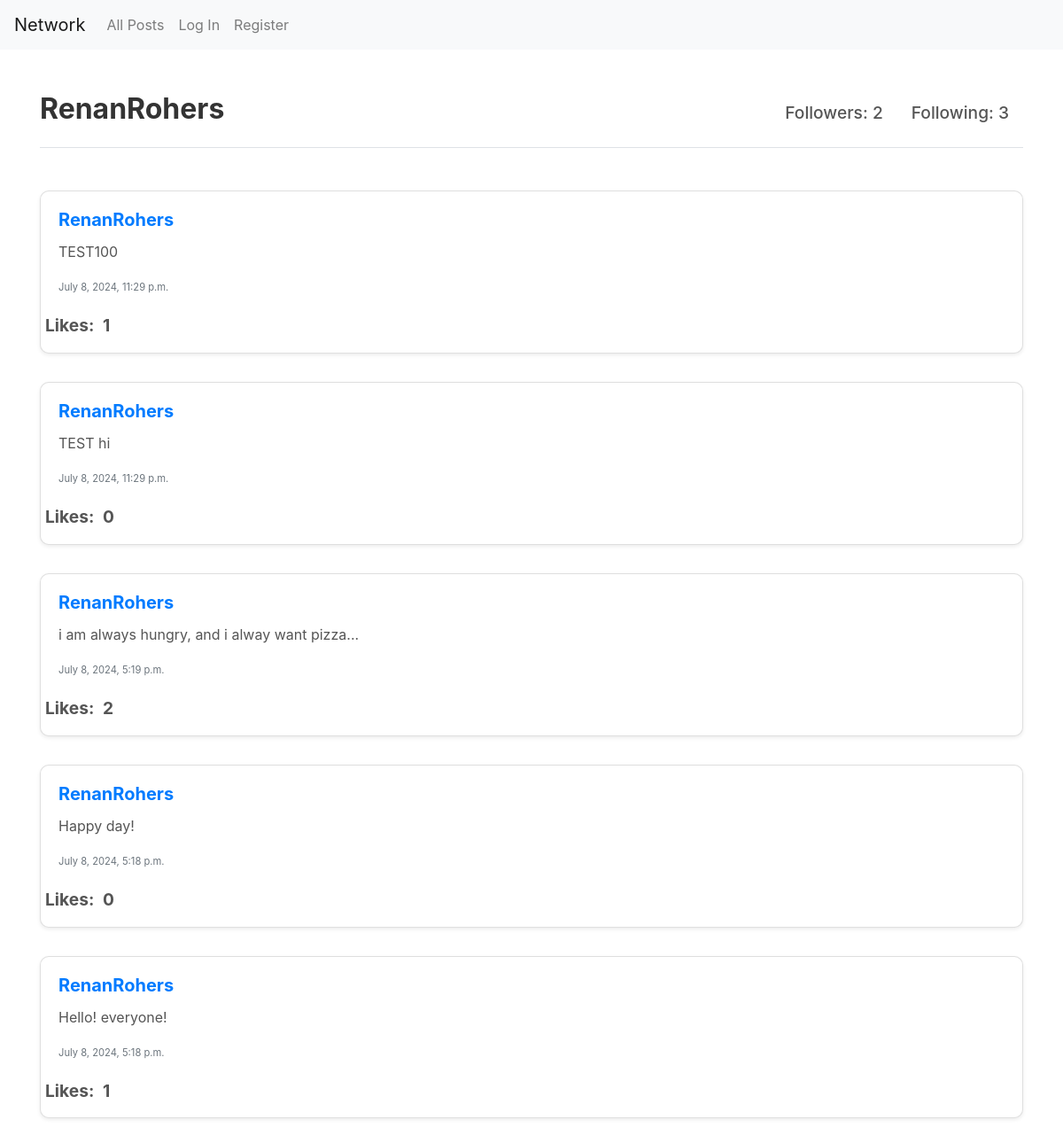
The app's page /profile/1 with its own data.
### network/models.py (models this page shows, shortened)
class User(AbstractUser):
    pass

class Post(models.Model):
    user = models.ForeignKey("User", on_delete=models.CASCADE, related_name="post_user")
    text = models.CharField(max_length=255)
    timestamp = models.DateTimeField(auto_now_add=True)

### network/views.py (the view)
# urls.py: path("profile/<int:id>", views.profile, name="profile"),
def profile(request,id):
    profile_user = User.objects.get(pk=id)
    all_posts = Post.objects.filter(user=profile_user).order_by("id").reverse()
    paginator = Paginator(all_posts,10)
    page_number = request.GET.get('page')
    page_posts = paginator.get_page(page_number)
    following = Follow.objects.filter(following_user = profile_user)
    followers = Follow.objects.filter(followed_user = profile_user)
    try:
        current_user = request.user
        follow = followers.filter(following_user = current_user)
    except:
        follow = None
    likes = Like.objects.all()
    liked_posts = []
    try:
        user = request.user
        for like in likes:
            if like.user == user:
                liked_posts.append(like.post)
    except:
        liked_posts = []
    return render(request,"network/profile.html",{
        "profile_user": profile_user,
        "page_posts": page_posts,
        "following": following,
        "followers": followers,
        "follow": follow,
        "liked_posts": liked_posts,
        "likes": likes
    })

### network/templates/network/profile.html (shortened to what this page needs)
{% extends "network/layout.html" %}
{% block body %}
<div class="container mt-5">
    <div class="profile-header d-flex justify-content-between align-items-center pb-3 border-bottom">
        <div>
            <h1 class="profile-username">{{ profile_user.username }}</h1>
        </div>
        <div class="d-flex">
            <h3 class="mx-3">Followers: {{ followers.count }}</h3>
            <h3 class="mx-3">Following: {{ following.count }}</h3>
        </div>
    </div>
</div>
    <div class="container mt-5">
        <div class="posts-container">
            {% for post in page_posts %}
                <div class="post-card card mb-3 shadow-sm">
                    <div id="post" class="card-body">
                        <h5 class="card-title"><a href="{% url 'profile' id=post.user.id %}">{{ post.user.username }}</a></h5>
                        <div id="text-container-{{ post.id }}">
                            <p class="card-text" id="post-text-{{ post.id }}">{{ post.text }}</p>
                        </div>
                        <p class="card-text text-muted"><small>{{ post.timestamp }}</small></p>
                    </div>
                    {% if user == post.user %}
                        <div class="text-right button-container">
                            <button class="btn btn-primary edit-button" data-post_id="{{ post.id }}">Edit</button>
                        </div>
                        <p class="like-count">Likes: <span class="like-count" id="like-count-{{ post.id }}">{{ post.liked_post.count }}</span></p>
                    {% else %}
                    <p class="like-count">Likes: <span class="like-count" id="like-count-{{ post.id }}">{{ post.liked_post.count }}</span></p>
                    {% endif %}
                </div>
            {% endfor %}
        </div>
        <div class="nav-container">
        </div>
    </div>
{% endblock %}

### network/static/network/styles.css (style rules this page uses)
.posts-container { display: flex; flex-direction: column; gap: 1rem; }
.post-card { border-radius: 10px; transition: transform 0.2s; }
.post-card .card-title { font-weight: bold; color: #333; }
.post-card .card-text { font-size: 1rem; color: #555; }
.post-card .text-muted { font-size: 0.875rem; }
.nav-container { display: flex; justify-content: center; }
.profile-header { border-bottom: 1px solid #ccc; padding-bottom: 1rem; }
.profile-username { font-size: 2rem; font-weight: bold; color: #333; }
.profile-header h3 { font-size: 1.2rem; color: #555; margin: 0 1rem; }
.like-count { display: inline-block; margin-left: 5px; font-size: 1.2rem; color: #555555; margin-left: 5px; font-weight: bold; }

### records on screen
User: username "RenanRohers"
Post: user.username "RenanRohers", text "TEST100", timestamp "July 8, 2024, 11:29 p.m.", liked_post.count "1"
Post: user.username "RenanRohers", text "TEST hi", timestamp "July 8, 2024, 11:29 p.m.", liked_post.count "0"
Post: user.username "RenanRohers", text "i am always hungry, and i alway want pizza...", timestamp "July 8, 2024, 5:19 p.m.", liked_post.count "2"
Post: user.username "RenanRohers", text "Happy day!", timestamp "July 8, 2024, 5:18 p.m.", liked_post.count "0"
Post: user.username "RenanRohers", text "Hello! everyone!", timestamp "July 8, 2024, 5:18 p.m.", liked_post.count "1"

### other values on screen
{{ followers.count }} "2"
{{ following.count }} "3"
